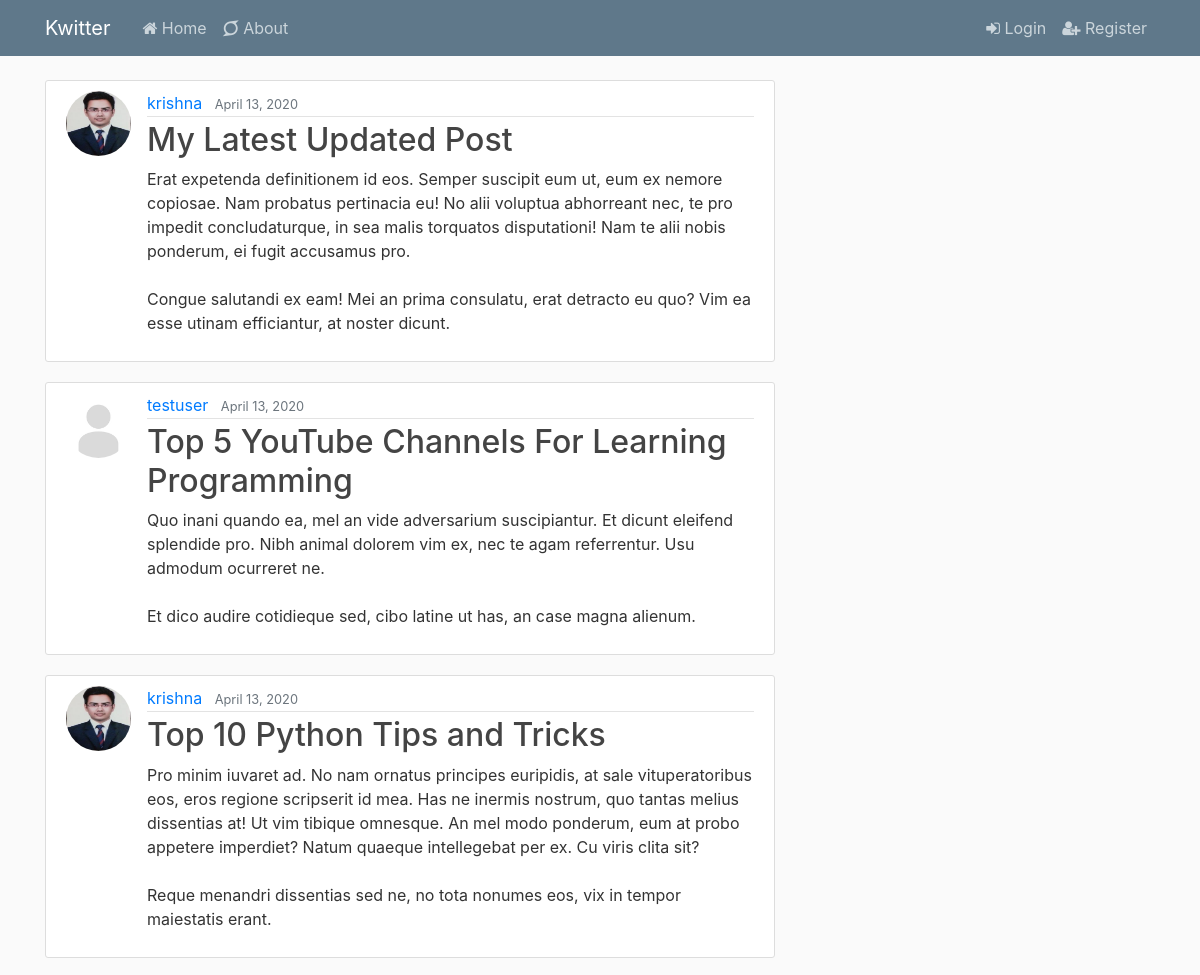
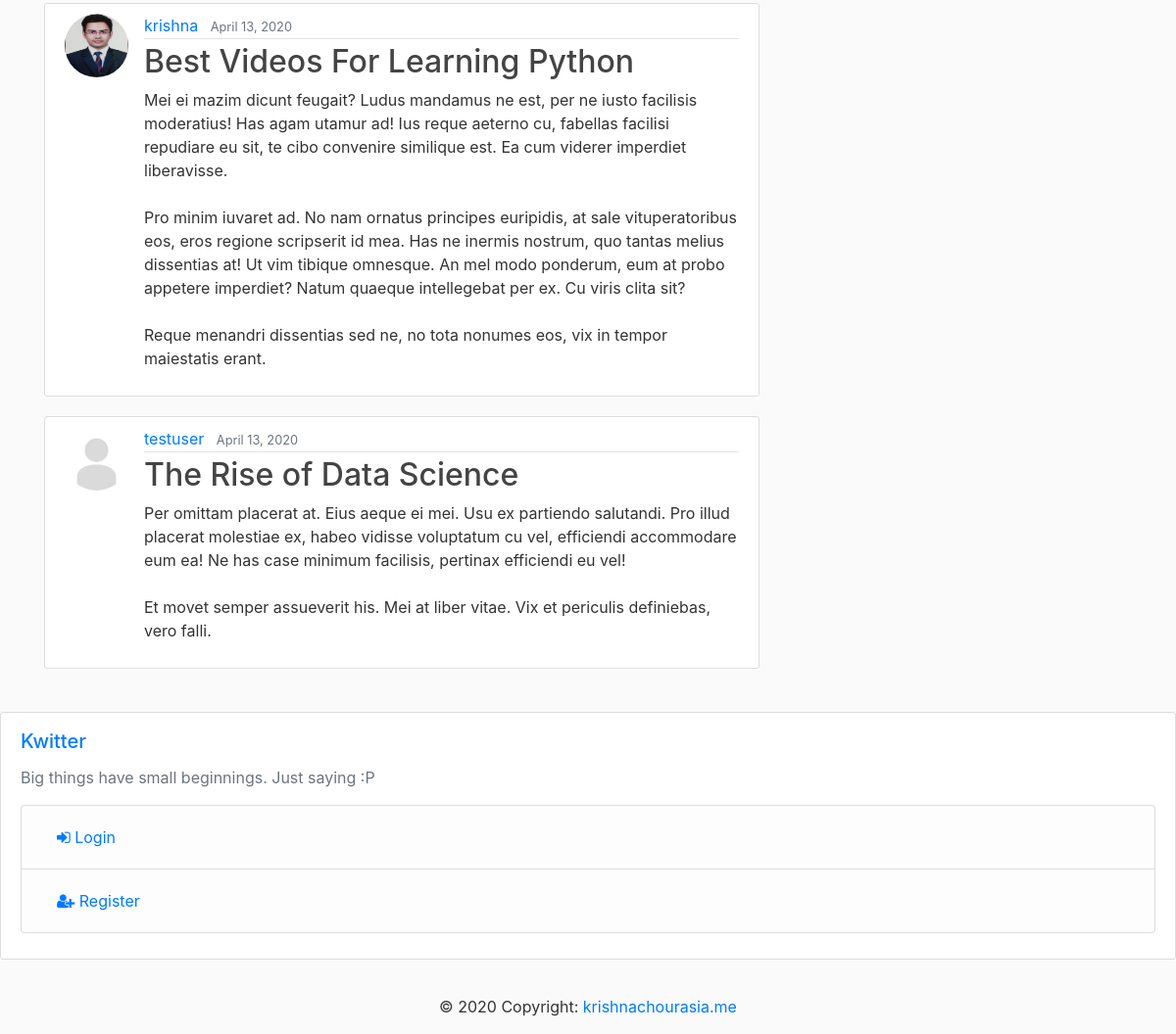
The page / on the database its author committed (2 pictures, top to bottom).
### blog/models.py (models this page shows, shortened)
class Post(models.Model):
    title = models.CharField(max_length=100)
    content = models.TextField()
    date_posted = models.DateTimeField(default=timezone.now)
    author = models.ForeignKey(User, on_delete=models.CASCADE)

### users/models.py (models this page shows, shortened)
class Profile(models.Model):
    user = models.OneToOneField(User, on_delete=models.CASCADE)
    image = models.ImageField(default='profile_pics/default.jpg', upload_to='profile_pics')

### blog/views.py (the view)
# urls.py: path('', PostListView.as_view(), name='blog-home'),
class PostListView(ListView):
    model = Post
    template_name = 'blog/home.html'
    context_object_name = 'posts'
    ordering = ['-date_posted']
    paginate_by = 5

### blog/templates/blog/home.html
{% extends 'blog/base.html' %}
{% block content %}
    {% for post in posts %}
       <article class="media content-section">
           <img class="rounded-circle article-img" src="{{ post.author.profile.image.url }}" >
  <div class="media-body">
    <div class="article-metadata">
      <a class="mr-2" href="#">{{ post.author }}</a>
      <small class="text-muted">{{ post.date_posted |date:"F d, Y" }}</small>
    </div>
    <h2><a class="article-title" href="#">{{ post.title }}</a></h2>
    <p class="article-content">{{ post.content }}</p>
  </div>
</article>
    {% endfor %}
{% endblock content %}

### blog/static/blog/main.css (style rules this page uses)
body { background: #fafafa; color: #333333; margin-top: 5rem; }
h1, h2, h3, h4, h5, h6 { color: #444444; }
.content-section { background: #ffffff; padding: 10px 20px; border: 1px solid #dddddd; border-radius: 3px; margin-bottom: 20px; }
.article-title { color: #444444; }
.article-content { white-space: pre-line; }
.article-img { height: 65px; width: 65px; margin-right: 16px; }
.article-metadata { padding-bottom: 1px; margin-bottom: 4px; border-bottom: 1px solid #e3e3e3 }

### rows shown on the page
Post: author.profile.image (picture), author "krishna", date_posted "April 13, 2020", title "My Latest Updated Post", content "Erat expetenda definitionem id eos. Semper suscipit eum ut, eum ex nemore copiosae. Nam probatus pertinacia eu! No alii voluptua abhorreant nec, te pro impedit concludaturque, in sea malis torquatos disputationi! Nam te alii nobis ponderum, ei fugit accusamus pro. Congue salutandi ex eam! Mei an prima consulatu, erat detracto eu quo? Vim ea esse utinam efficiantur, at noster dicunt."
Post: author.profile.image (placeholder picture), author "testuser", date_posted "April 13, 2020", title "Top 5 YouTube Channels For Learning Programming", content "Quo inani quando ea, mel an vide adversarium suscipiantur. Et dicunt eleifend splendide pro. Nibh animal dolorem vim ex, nec te agam referrentur. Usu admodum ocurreret ne. Et dico audire cotidieque sed, cibo latine ut has, an case magna alienum."
Post: author.profile.image (picture), author "krishna", date_posted "April 13, 2020", title "Top 10 Python Tips and Tricks", content "Pro minim iuvaret ad. No nam ornatus principes euripidis, at sale vituperatoribus eos, eros regione scripserit id mea. Has ne inermis nostrum, quo tantas melius dissentias at! Ut vim tibique omnesque. An mel modo ponderum, eum at probo appetere imperdiet? Natum quaeque intellegebat per ex. Cu viris clita sit? Reque menandri dissentias sed ne, no tota nonumes eos, vix in tempor maiestatis erant."
Post: author.profile.image (picture), author "krishna", date_posted "April 13, 2020", title "Best Videos For Learning Python", content "Mei ei mazim dicunt feugait? Ludus mandamus ne est, per ne iusto facilisis moderatius! Has agam utamur ad! Ius reque aeterno cu, fabellas facilisi repudiare eu sit, te cibo convenire similique est. Ea cum viderer imperdiet liberavisse. Pro minim iuvaret ad. No nam ornatus principes euripidis, at sale vituperatoribus eos, eros regione scripserit id mea. Has ne inermis nostrum, quo tantas melius dissentias at! Ut vim tibique omnesque. An mel modo ponderum, eum at probo appetere imperdiet? Natum quaeque intellegebat per ex. Cu viris clita sit? Reque menandri dissentias sed ne, no tota nonumes eos, vix in tempor maiestatis erant."
Post: author.profile.image (placeholder picture), author "testuser", date_posted "April 13, 2020", title "The Rise of Data Science", content "Per omittam placerat at. Eius aeque ei mei. Usu ex partiendo salutandi. Pro illud placerat molestiae ex, habeo vidisse voluptatum cu vel, efficiendi accommodare eum ea! Ne has case minimum facilisis, pertinax efficiendi eu vel! Et movet semper assueverit his. Mei at liber vitae. Vix et periculis definiebas, vero falli."
